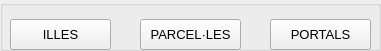
  <widget class="QGroupBox" name="gb_poblacio">
   <property name="geometry">
    <rect>
     <x>10</x>
     <y>81</y>
     <width>381</width>
     <height>51</height>
    </rect>
   </property>
   <property name="title">
    <string/>
   </property>
   <widget class="QPushButton" name="bt_ILLES">
    <property name="geometry">
     <rect>
      <x>10</x>
      <y>19</y>
      <width>101</width>
      <height>31</height>
     </rect>
    </property>
    <property name="font">
     <font>
      <pointsize>10</pointsize>
     </font>
    </property>
    <property name="text">
     <string>ILLES</string>
    </property>
    <property name="checkable">
     <bool>true</bool>
    </property>
    <property name="autoExclusive">
     <bool>true</bool>
    </property>
   </widget>
   <widget class="QPushButton" name="bt_Portals">
    <property name="geometry">
     <rect>
      <x>270</x>
      <y>19</y>
      <width>101</width>
      <height>31</height>
     </rect>
    </property>
    <property name="font">
     <font>
      <pointsize>10</pointsize>
     </font>
    </property>
    <property name="text">
     <string>PORTALS</string>
    </property>
    <property name="checkable">
     <bool>true</bool>
    </property>
    <property name="autoExclusive">
     <bool>true</bool>
    </property>
   </widget>
   <widget class="QPushButton" name="bt_Parcel">
    <property name="geometry">
     <rect>
      <x>140</x>
      <y>19</y>
      <width>101</width>
      <height>31</height>
     </rect>
    </property>
    <property name="font">
     <font>
      <pointsize>10</pointsize>
     </font>
    </property>
    <property name="text">
     <string>PARCEL·LES</string>
    </property>
    <property name="checkable">
     <bool>true</bool>
    </property>
    <property name="autoExclusive">
     <bool>true</bool>
    </property>
   </widget>
  </widget>
